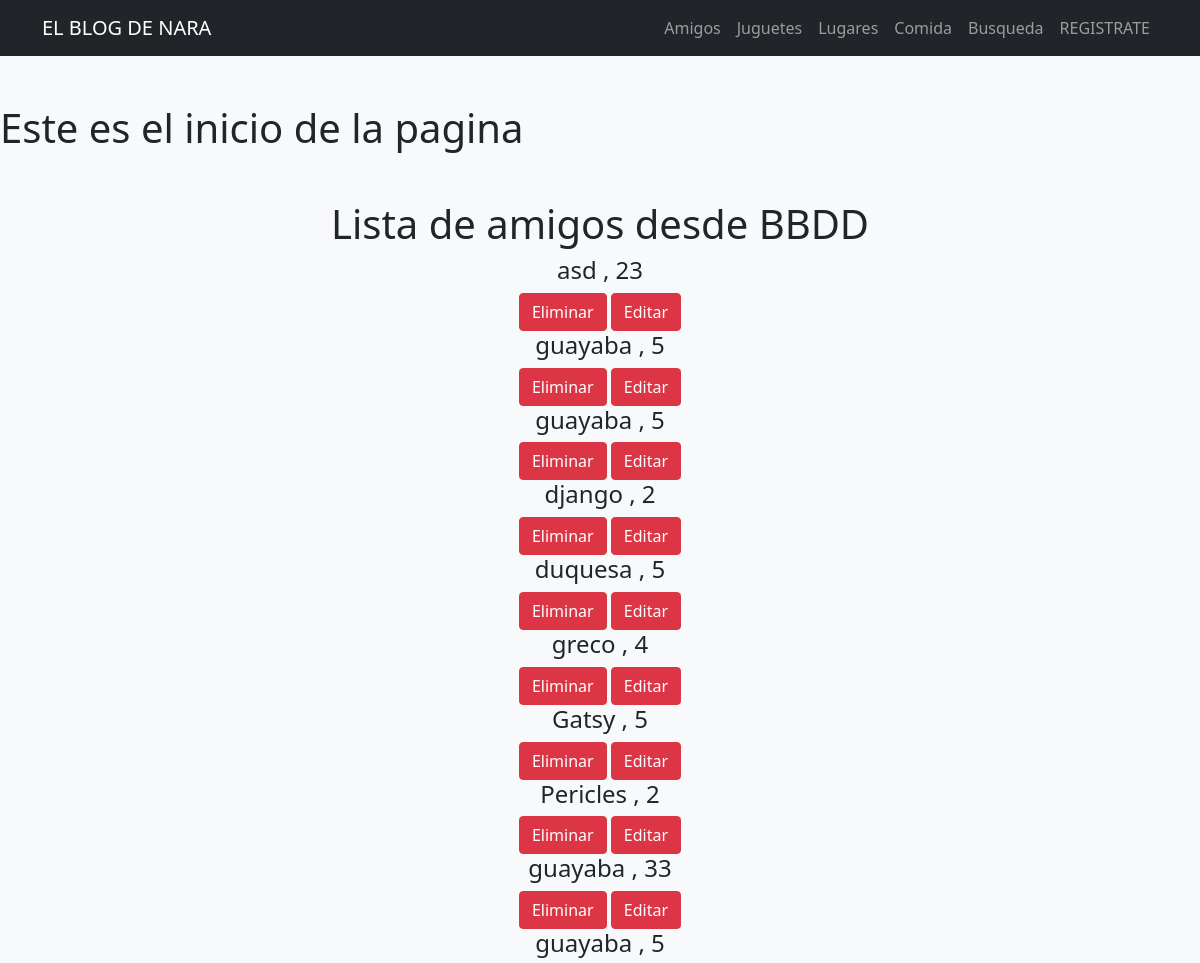
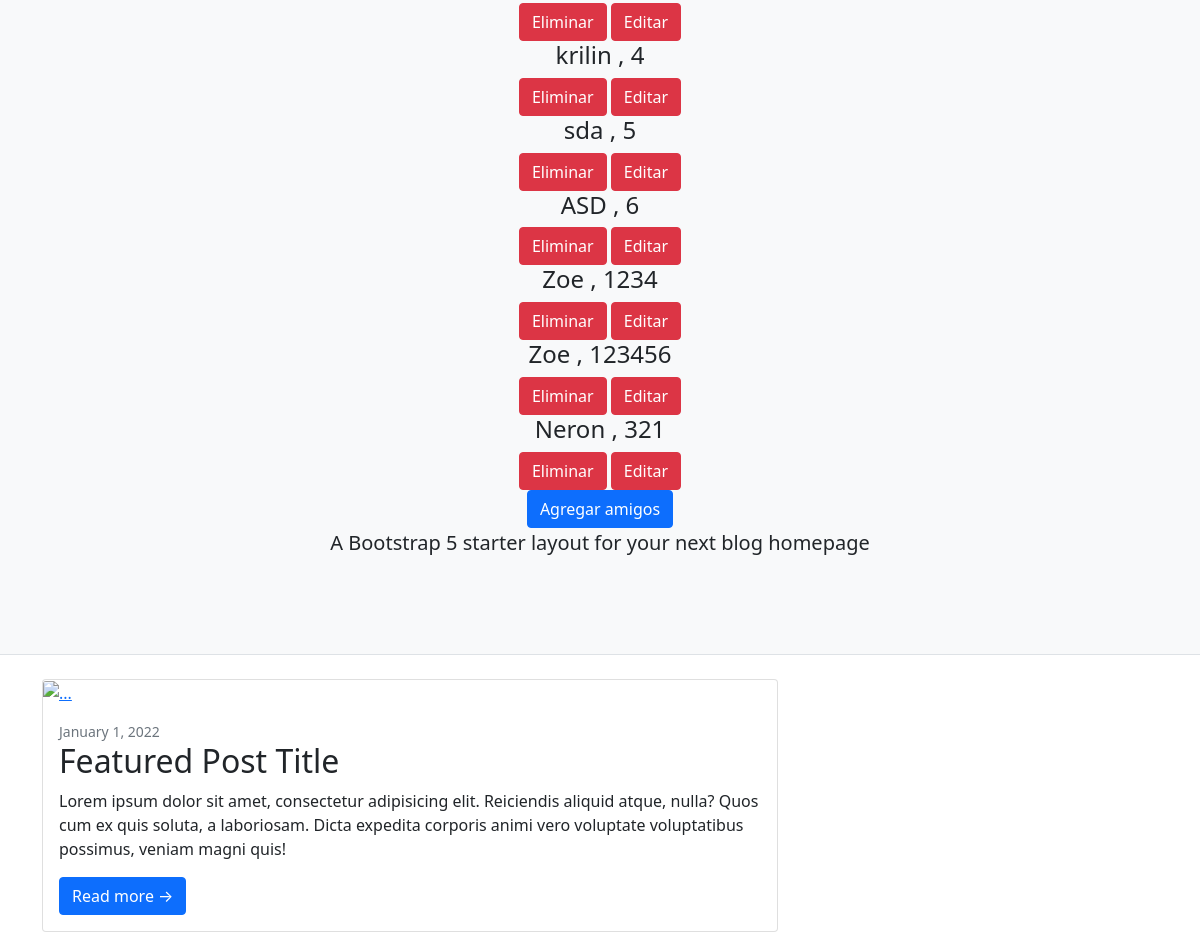
/AppProyectoFinal/leerAmigos/ (signed in, upper part), run on an earlier commit of the app's database (2 pictures, top to bottom).
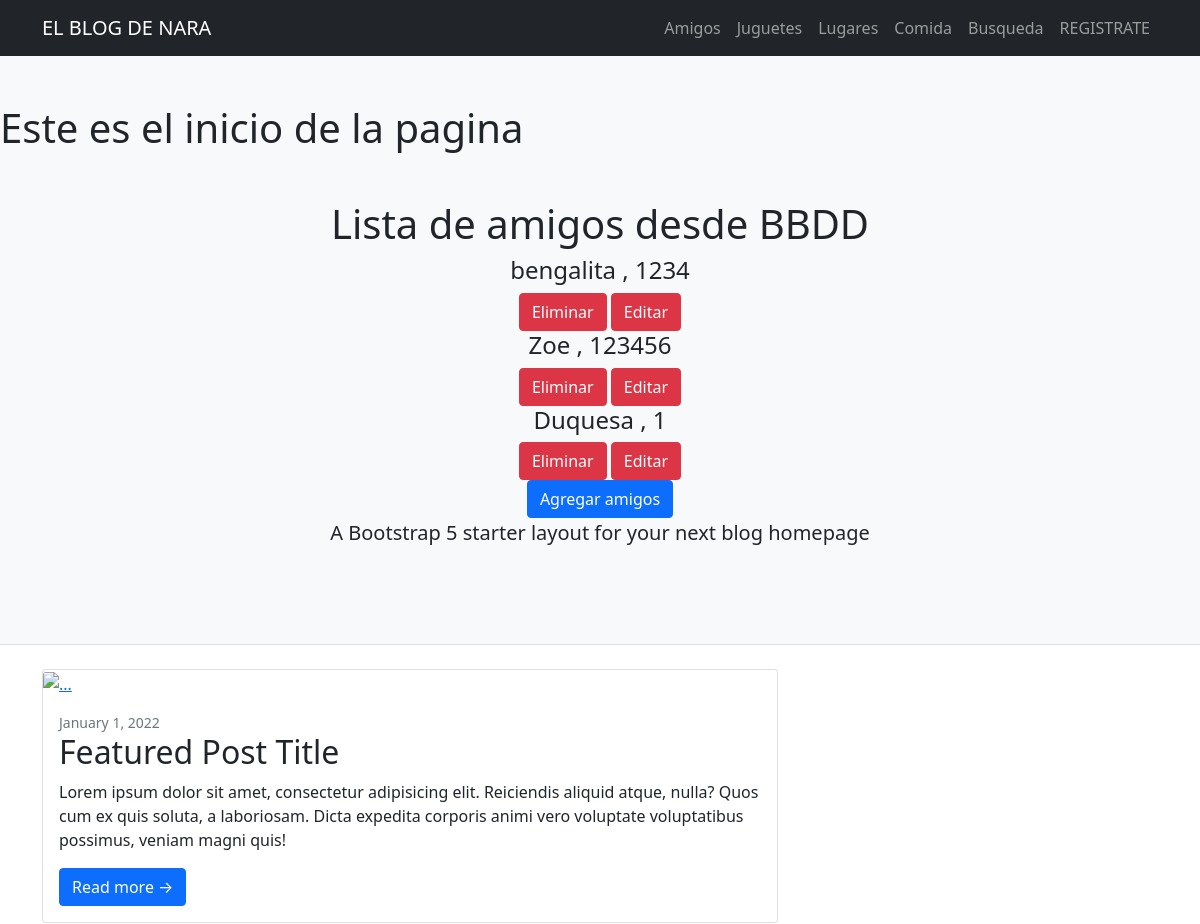
And on a later commit of the database.
### AppProyectoFinal/models.py (models this page shows, shortened)
class Amigo(models.Model):
    nombre =models.CharField(max_length=30)
    raza = models.CharField(max_length=30)
    dni = models.IntegerField()
    duenio= models.CharField(max_length=50)

### AppProyectoFinal/views.py (the view)
# urls.py: path("leerAmigos/",leerAmigos,name="leerAmigos"),
@login_required
def leerAmigos(request):
    amiguitos = Amigo.objects.all()
    return render(request,"AppProyectoFinal/leerAmigos.html",{"Amiguitos":amiguitos})

### AppProyectoFinal/templates/AppProyectoFinal/leeramigos.html (shortened to what this page needs)
{% extends "AppProyectoFinal/padre.html" %}
{% load static %}
{% block contenido_cambia %}
{% if mensaje %}
<h2>{{ mensaje }}</h2>
{% else %}
<h1>Lista de amigos desde BBDD</h1>
{% for ami in Amiguitos %}
<h4>{{ ami.nombre }} , {{ ami.dni }}</h4>
<a class="btn btn-danger" href="{% url 'eliminarAmigo' ami.id %}">Eliminar</a></li>
<a class="btn btn-danger" href="{% url 'editarAmigo' ami.id %}">Editar</a></li>
{% endfor %}
{% endif %}
<div>
    <a class="btn btn-primary" href="{% url 'amigos' %}">Agregar amigos</a></li>
</div>
{% endblock %}

### AppProyectoFinal/templates/AppProyectoFinal/padre.html (shortened to what this page needs)
<!DOCTYPE html>
<html lang="en">
    <head>
        {% load static %}
        <link href="{% static 'AppProyectoFinal/css/styles.css' %}" rel="stylesheet" />
    </head>
    <body>
        <nav class="navbar navbar-expand-lg navbar-dark bg-dark">
            <div class="container">
                <a class="navbar-brand" href="{% url 'inicio' %}">EL BLOG DE NARA</a>
                <div class="collapse navbar-collapse" id="navbarSupportedContent">
                    <ul class="navbar-nav ms-auto mb-2 mb-lg-0">
                        <li class="nav-item"><a class="nav-link" href="{% url 'amigos' %}">Amigos</a></li>
                        <li class="nav-item"><a class="nav-link" href="{% url 'juguetes' %}">Juguetes</a></li>
                        <li class="nav-item"><a class="nav-link" href="{% url 'lugares' %}">Lugares</a></li>
                        <li class="nav-item"><a class="nav-link" href="{% url 'comida' %}">Comida</a></li>
                        <li class="nav-item"><a class="nav-link" href="{% url 'busquedadni' %}">Busqueda</a></li>
                        <li class="nav-item"><a class="nav-link" href="{% url 'login' %}">REGISTRATE</a></li>
                    </ul>
                </div>
            </div>
        </nav>
        <header class="py-5 bg-light border-bottom mb-4">
            {% block contenido %}
            <div class="justify-content-center">
                <h1>Este es el inicio de la pagina</h1>
            </div>
            {% endblock %}
            <div class="container">
                <div class="text-center my-5">
                    <div class="justify-content-center">
                    {% block contenido_cambia %}{% endblock %}
                    </div>
                    <p class="lead mb-0">A Bootstrap 5 starter layout for your next blog homepage</p>
                </div>
            </div>
        </header>
        <div class="container">
            <div class="row">
                <div class="col-lg-8">
                    <div class="card mb-4">
                        <a href="#!"><img class="card-img-top" src="https://cdn.pixabay.com/photo/2017/11/10/14/23/dogs-2936442_960_720.png" alt="..." /></a>
                        <div class="card-body">
                            <div class="small text-muted">January 1, 2022</div>
                            <h2 class="card-title">Featured Post Title</h2>
                            <p class="card-text">Lorem ipsum dolor sit amet, consectetur adipisicing elit. Reiciendis aliquid atque, nulla? Quos cum ex quis soluta, a laboriosam. Dicta expedita corporis animi vero voluptate voluptatibus possimus, veniam magni quis!</p>
                            <a class="btn btn-primary" href="#!">Read more →</a>
                        </div>
                    </div>
            </div>
        </div>
    </body>
</html>

What changed in the data, as far as the page shows it:
removed Amigo: nombre "asd", dni "23"
removed Amigo: nombre "guayaba", dni "5"
removed Amigo: nombre "guayaba", dni "5"
removed Amigo: nombre "django", dni "2"
removed Amigo: nombre "duquesa", dni "5"
removed Amigo: nombre "greco", dni "4"
removed Amigo: nombre "Gatsy", dni "5"
removed Amigo: nombre "Pericles", dni "2"
removed Amigo: nombre "guayaba", dni "33"
removed Amigo: nombre "guayaba", dni "5"
removed Amigo: nombre "krilin", dni "4"
removed Amigo: nombre "sda", dni "5"
removed Amigo: nombre "ASD", dni "6"
removed Amigo: nombre "Neron", dni "321"
changed Amigo: nombre "Zoe" → "bengalita"
added Amigo: nombre "Duquesa", dni "1"
